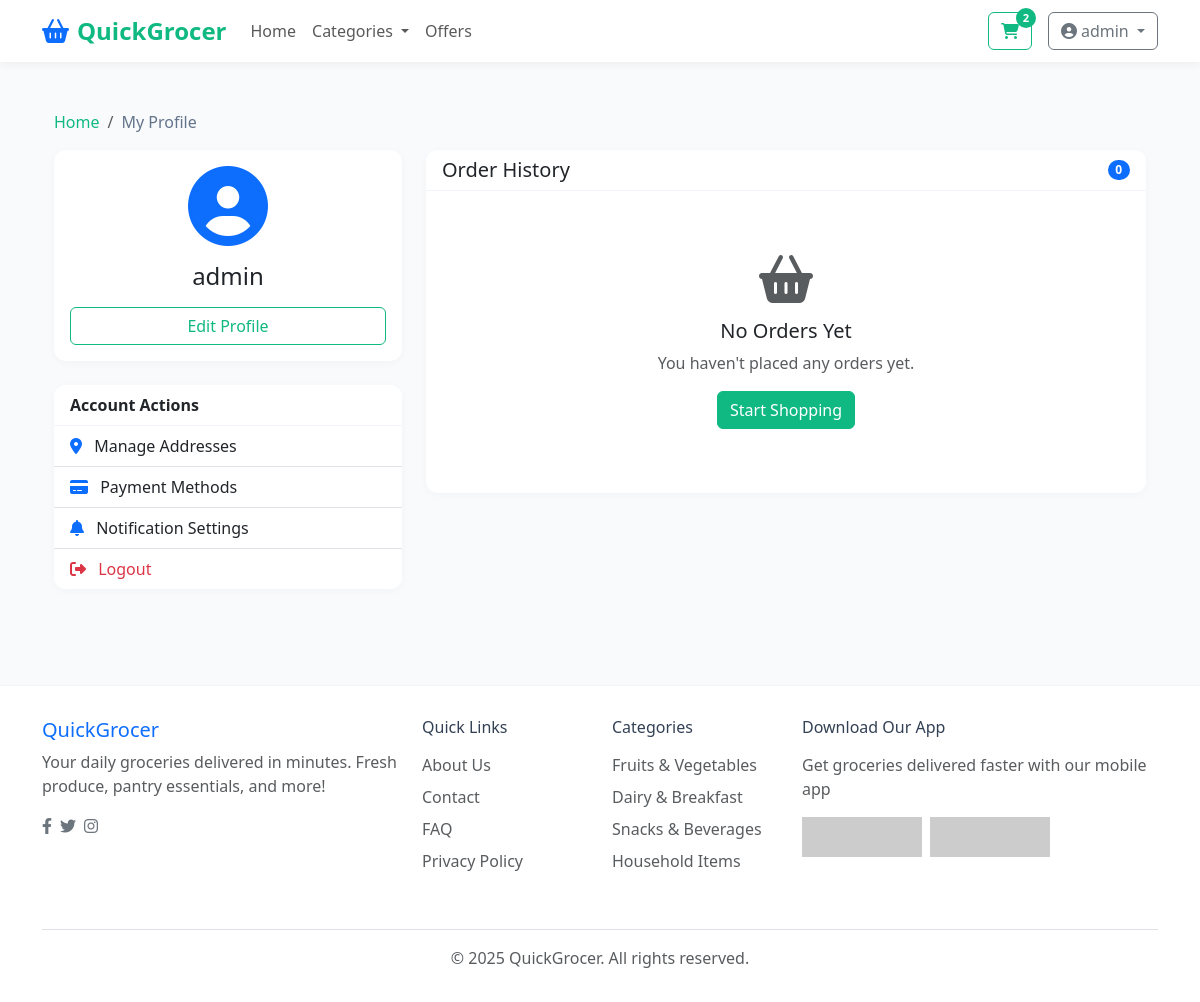
The page /profile/ (signed in) on the database as committed earlier.
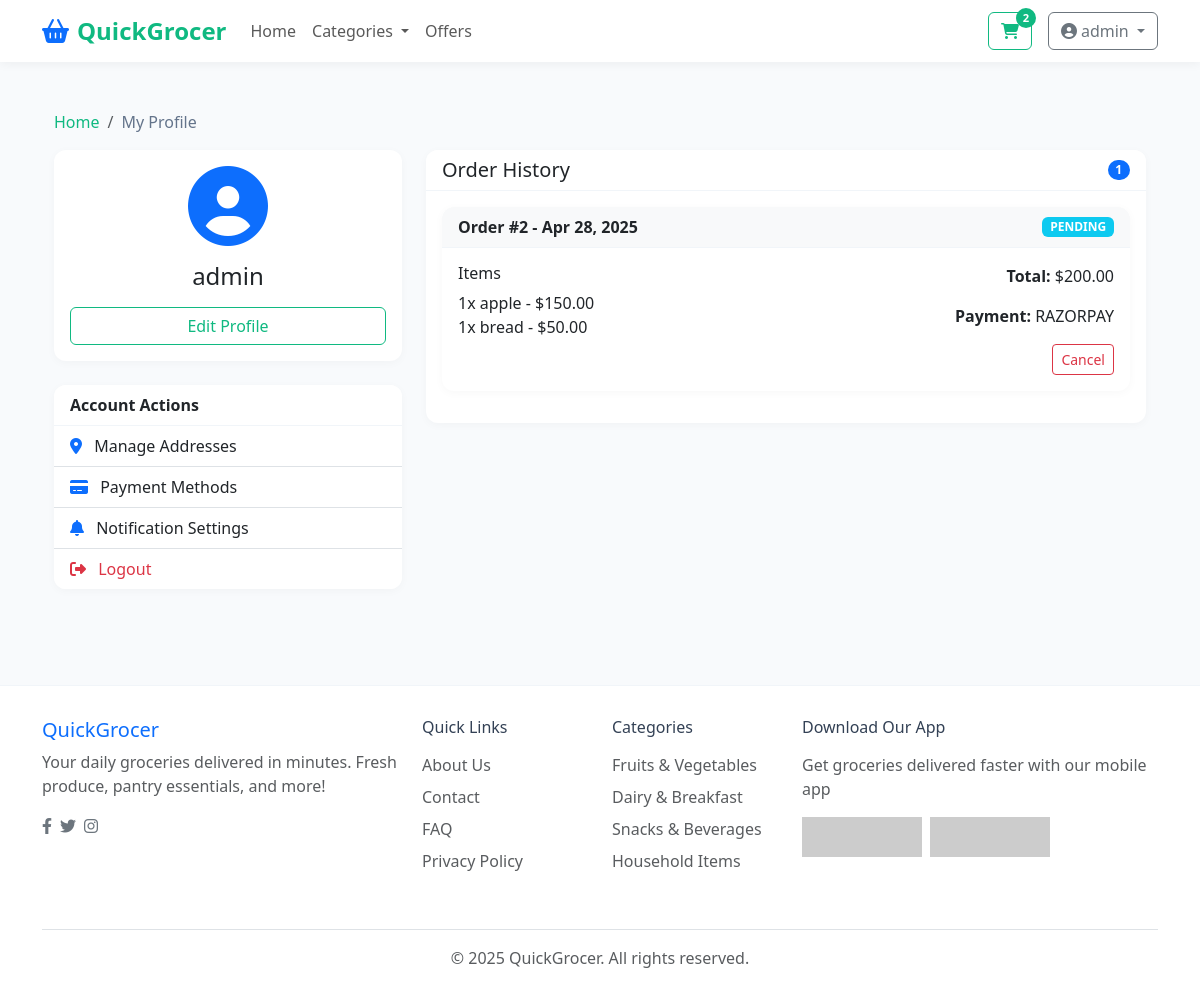
The same page on the database as committed later.
### grocery_app/models.py (models this page shows, shortened)
class Order(models.Model):
    STATUS_CHOICES = [
        ('PENDING', 'Pending'),
        ('PROCESSING', 'Processing'),
        ('SHIPPED', 'Shipped'),
        ('DELIVERED', 'Delivered'),
        ('CANCELLED', 'Cancelled')
    ]
    PAYMENT_METHOD_CHOICES = [
        ('PAYPAL', 'PayPal'),
        ('RAZORPAY', 'Razorpay')
    ]
    user = models.ForeignKey(User, on_delete=models.CASCADE)
    created_at = models.DateTimeField(auto_now_add=True)
    updated_at = models.DateTimeField(auto_now=True)
    subtotal = models.DecimalField(max_digits=10, decimal_places=2, default=0.00)  # Added default value
    discount_code = models.ForeignKey(DiscountCode, on_delete=models.SET_NULL, null=True, blank=True)
    discount_amount = models.DecimalField(max_digits=10, decimal_places=2, default=0.00)
    total_price = models.DecimalField(max_digits=10, decimal_places=2)
    status = models.CharField(max_length=20, choices=STATUS_CHOICES, default='PENDING')
    payment_method = models.CharField(max_length=10, choices=PAYMENT_METHOD_CHOICES, default='PAYPAL')
    payment_id = models.CharField(max_length=255, blank=True, null=True)
    shipping_address = models.TextField(blank=True, null=True)
    recipient_name = models.CharField(max_length=255, blank=True, null=True)
    recipient_email = models.EmailField(blank=True, null=True)

class OrderItem(models.Model):
    order = models.ForeignKey(Order, related_name='items', on_delete=models.CASCADE)
    product = models.ForeignKey(Product, on_delete=models.CASCADE)
    quantity = models.PositiveIntegerField()
    price = models.DecimalField(max_digits=10, decimal_places=2)

class Product(models.Model):
    PRESCRIPTION_CHOICES = [
        ('OTC', 'Over The Counter'),
        ('RX', 'Prescription Required')
    ]
    name = models.CharField(max_length=200)
    slug = models.SlugField(unique=True)
    description = models.TextField()
    price = models.DecimalField(max_digits=10, decimal_places=2)
    category = models.ForeignKey(Category, on_delete=models.CASCADE, related_name='products')
    image = models.ImageField(upload_to='product_images/', blank=True, null=True)
    stock = models.PositiveIntegerField(default=0)
    created_at = models.DateTimeField(auto_now_add=True)
    updated_at = models.DateTimeField(auto_now=True)

### grocery_app/views.py (the view)
# urls.py: path('profile/', views.profile, name='profile'),
@login_required
def profile(request):
    orders = Order.objects.filter(user=request.user)
    return render(request, 'auth/profile.html', {'orders': orders})

### grocery_app/templates/auth/profile.html (shortened to what this page needs)
{% extends 'base.html' %}
{% load static %}
{% block content %}
<div class="container py-4">
    <nav aria-label="breadcrumb">
        <ol class="breadcrumb">
            <li class="breadcrumb-item"><a href="{% url 'home' %}">Home</a></li>
            <li class="breadcrumb-item active" aria-current="page">My Profile</li>
        </ol>
    </nav>
    <div class="row">
        <div class="col-lg-4 mb-4">
            <div class="card">
                <div class="card-body text-center">
                    <div class="mb-3">
                        <i class="fas fa-user-circle text-primary" style="font-size: 5rem;"></i>
                    </div>
                    <h4>{{ user.get_full_name|default:user.username }}</h4>
                    <div class="d-grid gap-2">
                        <a href="#" class="btn btn-outline-primary">Edit Profile</a>
                    </div>
                </div>
            </div>
            <div class="card mt-4">
                <div class="card-header">
                    Account Actions
                </div>
                <div class="list-group list-group-flush">
                    <a href="#" class="list-group-item list-group-item-action">
                        <i class="fas fa-map-marker-alt me-2 text-primary"></i> Manage Addresses
                    </a>
                    <a href="#" class="list-group-item list-group-item-action">
                        <i class="fas fa-credit-card me-2 text-primary"></i> Payment Methods
                    </a>
                    <a href="#" class="list-group-item list-group-item-action">
                        <i class="fas fa-bell me-2 text-primary"></i> Notification Settings
                    </a>
                    <a href="{% url 'logout' %}" class="list-group-item list-group-item-action text-danger">
                        <i class="fas fa-sign-out-alt me-2"></i> Logout
                    </a>
                </div>
            </div>
        </div>
        <div class="col-lg-8">
            <div class="card mb-4">
                <div class="card-header d-flex justify-content-between align-items-center">
                    <h5 class="mb-0">Order History</h5>
                    <span class="badge bg-primary rounded-pill">{{ orders|length }}</span>
                </div>
                <div class="card-body">
                    {% if orders %}
                        {% for order in orders %}
                            <div class="card mb-3">
                                <div class="card-header bg-light d-flex justify-content-between align-items-center">
                                    <span><strong>Order #{{ order.id }}</strong> - {{ order.created_at|date:"M d, Y" }}</span>
                                    <span class="badge {% if order.status == 'DELIVERED' %}bg-success{% elif order.status == 'CANCELLED' %}bg-danger{% else %}bg-info{% endif %}">
                                        {{ order.status }}
                                    </span>
                                </div>
                                <div class="card-body">
                                    <div class="row">
                                        <div class="col-md-8">
                                            <h6>Items</h6>
                                            <ul class="list-unstyled">
                                                {% for item in order.items.all %}
                                                    <li>{{ item.quantity }}x {{ item.product.name }} - ${{ item.price }}</li>
                                                {% endfor %}
                                            </ul>
                                        </div>
                                        <div class="col-md-4 text-md-end">
                                            <p><strong>Total:</strong> ${{ order.total_price }}</p>
                                            <p><strong>Payment:</strong> {{ order.payment_method }}</p>
                                            {% if order.status == 'DELIVERED' %}
                                                <a href="#" class="btn btn-sm btn-outline-primary">Reorder</a>
                                            {% elif order.status == 'PENDING' or order.status == 'PROCESSING' %}
                                                <a href="#" class="btn btn-sm btn-outline-danger">Cancel</a>
                                            {% endif %}
                                        </div>
                                    </div>
                                </div>
                            </div>
                        {% endfor %}
                    {% else %}
                        <div class="text-center py-5">
                            <i class="fas fa-shopping-basket text-muted" style="font-size: 3rem;"></i>
                            <h5 class="mt-3">No Orders Yet</h5>
                            <p class="text-muted">You haven't placed any orders yet.</p>
                            <a href="{% url 'home' %}" class="btn btn-primary">Start Shopping</a>
                        </div>
                    {% endif %}
                </div>
            </div>
        </div>
    </div>
</div>
{% endblock %}

### grocery_app/templates/base.html (shortened to what this page needs)
{% load static %}
<!DOCTYPE html>
<html lang="en">
<head>
    <link href="https://cdn.jsdelivr.net/npm/bootstrap@5.3.0/dist/css/bootstrap.min.css" rel="stylesheet">
    <link rel="stylesheet" href="https://cdnjs.cloudflare.com/ajax/libs/font-awesome/6.4.0/css/all.min.css">
</head>
<body>
    <nav class="navbar navbar-expand-lg navbar-light sticky-top">
        <div class="container">
            <a class="navbar-brand" href="{% url 'home' %}">
                <i class="fas fa-shopping-basket text-primary me-2"></i>QuickGrocer
            </a>
            <div class="collapse navbar-collapse" id="navbarNav">
                <ul class="navbar-nav me-auto">
                    <li class="nav-item">
                        <a class="nav-link" href="{% url 'home' %}">Home</a>
                    </li>
                    <li class="nav-item dropdown">
                        <a class="nav-link dropdown-toggle" href="#" id="categoriesDropdown" role="button" data-bs-toggle="dropdown">
                            Categories
                        </a>
                    </li>
                    <li class="nav-item">
                        <a class="nav-link" href="#">Offers</a>
                    </li>
                </ul>
                <div class="d-flex align-items-center">
                    {% if user.is_authenticated %}
                        <a href="{% url 'cart' %}" class="btn btn-outline-primary position-relative me-3">
                            <i class="fas fa-shopping-cart"></i>
                            <span class="cart-badge">
                                {{ user.cartitem_set.count|default:'0' }}
                            </span>
                        </a>
                        <div class="dropdown">
                            <button class="btn btn-outline-secondary dropdown-toggle" type="button" id="userDropdown" data-bs-toggle="dropdown">
                                <i class="fas fa-user-circle me-1"></i>{{ user.username }}
                            </button>
                        </div>
                    {% else %}
                        <a href="{% url 'login' %}" class="btn btn-outline-primary me-2">Login</a>
                        <a href="{% url 'signup' %}" class="btn btn-primary">Sign Up</a>
                    {% endif %}
                </div>
            </div>
        </div>
    </nav>
    <div class="container mt-4">
        {% block content %}{% endblock %}
    </div>
    <footer class="mt-5">
        <div class="container">
            <div class="row">
                <div class="col-md-4 mb-4">
                    <h5 class="text-primary">QuickGrocer</h5>
                    <p class="text-muted">Your daily groceries delivered in minutes. Fresh produce, pantry essentials, and more!</p>
                    <div class="d-flex">
                        <a href="#" class="me-2 text-secondary"><i class="fab fa-facebook-f"></i></a>
                        <a href="#" class="me-2 text-secondary"><i class="fab fa-twitter"></i></a>
                        <a href="#" class="me-2 text-secondary"><i class="fab fa-instagram"></i></a>
                    </div>
                </div>
                <div class="col-md-2 mb-4">
                    <h6 class="mb-3">Quick Links</h6>
                    <ul class="list-unstyled">
                        <li class="mb-2"><a href="#" class="text-muted text-decoration-none">About Us</a></li>
                        <li class="mb-2"><a href="#" class="text-muted text-decoration-none">Contact</a></li>
                        <li class="mb-2"><a href="#" class="text-muted text-decoration-none">FAQ</a></li>
                        <li class="mb-2"><a href="#" class="text-muted text-decoration-none">Privacy Policy</a></li>
                    </ul>
                </div>
                <div class="col-md-2 mb-4">
                    <h6 class="mb-3">Categories</h6>
                    <ul class="list-unstyled">
                        <li class="mb-2"><a href="#" class="text-muted text-decoration-none">Fruits & Vegetables</a></li>
                        <li class="mb-2"><a href="#" class="text-muted text-decoration-none">Dairy & Breakfast</a></li>
                        <li class="mb-2"><a href="#" class="text-muted text-decoration-none">Snacks & Beverages</a></li>
                        <li class="mb-2"><a href="#" class="text-muted text-decoration-none">Household Items</a></li>
                    </ul>
                </div>
                <div class="col-md-4 mb-4">
                    <h6 class="mb-3">Download Our App</h6>
                    <p class="text-muted mb-3">Get groceries delivered faster with our mobile app</p>
                    <div class="d-flex">
                        <a href="#" class="me-2"><img src="https://via.placeholder.com/120x40" alt="App Store"></a>
                        <a href="#"><img src="https://via.placeholder.com/120x40" alt="Google Play"></a>
                    </div>
                </div>
            </div>
            <div class="border-top pt-3 mt-3">
                <p class="text-muted text-center mb-0">© 2025 QuickGrocer. All rights reserved.</p>
            </div>
        </div>
    </footer>
</body>
</html>

### grocery_app/templates/base.html (style rules this page uses)
:root { --primary-color: #10b981; --secondary-color: #4ade80; --accent-color: #f0fdf4; --dark-color: #064e3b; --light-color: #f8fafc; --gray-color: #f1f5f9; }
body { font-family: 'Segoe UI', Tahoma, Geneva, Verdana, sans-serif; background-color: #f8fafc; color: #334155; }
.navbar { box-shadow: 0 2px 10px rgba(0, 0, 0, 0.05); background-color: white; }
.navbar-brand { font-weight: 700; font-size: 1.5rem; color: var(--primary-color); }
.nav-link { font-weight: 500; }
.btn-outline-primary { color: var(--primary-color); border-color: var(--primary-color); }
.card { border-radius: 12px; overflow: hidden; border: none; box-shadow: 0 2px 10px rgba(0, 0, 0, 0.03); transition: transform 0.2s, box-shadow 0.2s; }
.card-header { font-weight: 600; background-color: white; border-bottom: 1px solid #f1f5f9; }
.cart-badge { position: absolute; top: -5px; right: -5px; background-color: var(--primary-color); color: white; border-radius: 50%; width: 20px; height: 20px; display: flex; align-items: center; justify-content: center; font-size: 0.7rem; font-weight: bold; }
footer { background-color: #fff; border-top: 1px solid #f1f5f9; margin-top: 3rem; padding: 2rem 0; }
.breadcrumb-item a { color: var(--primary-color); text-decoration: none; }
.breadcrumb-item.active { color: #64748b; }

Rows that differ between the two databases and show on the page:
added Order: id "2", created_at "Apr 28, 2025", status "PENDING", total_price "200.00", payment_method "RAZORPAY", shows "Cancel"
added OrderItem: quantity "1", product.name "apple", price "150.00"
added OrderItem: quantity "1", product.name "bread", price "50.00"
Other text that changed with them:
{{ orders|length }}: "0" → "1"
text no longer shown: "No Orders Yet You haven't placed any orders yet. Start Shopping"
